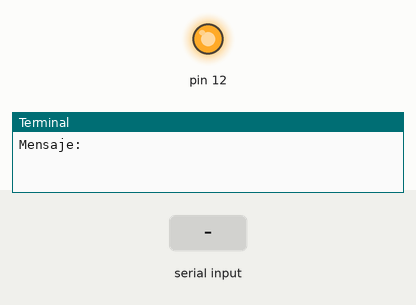
The program below on a simulated Raspberry Pi (header pin numbers). Parts: output pins drawn as LEDs (lit = HIGH), the last lines printed to the terminal. The inputs (shaded band) are chosen by the test bench.

Above: at 1.2 s.
1.3 s: "LOW" typed at the terminal, then Enter
At 2.7 s:
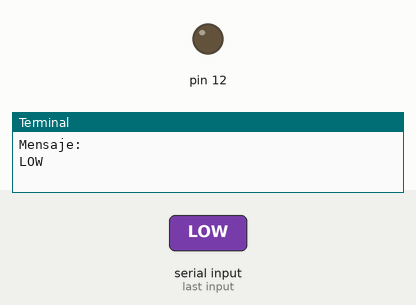
4.3 s: "HIGH" typed at the terminal, then Enter
At 8.5 s:
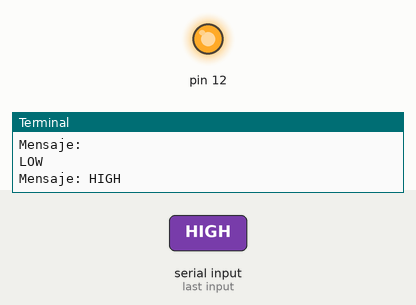
Timing chart, 0 to 10.0 s (numbered marks = the images above; inputs shaded):
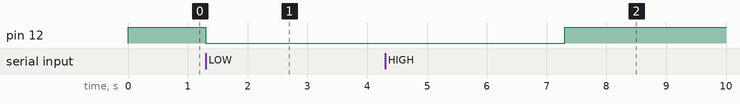

The program:

test.py
```python
#!/usr/bin/env python
import os
import serial
import time
import RPi.GPIO as GPIO

GPIO.setmode(GPIO.BOARD)
GPIO.setup(12, GPIO.OUT)

GPIO.output(12, GPIO.HIGH)

device_id = os.getenv('LOGNAME')
device_type = 'u'

ser = serial.Serial(
    port='/dev/ttyS0',
    baudrate = 9600,
    timeout=1,
)

while True:
    message = input("Mensaje: ")

    if message == 'HIGH':
        GPIO.output(12, GPIO.HIGH)
    elif message == 'LOW':
        GPIO.output(12, GPIO.LOW)
    ser.write( bytes( message, encoding='utf-8'))

    for i in range(0, 6):
        response = ser.readline()
        response = response.decode('utf-8')
        if len(response) > 1:
            print(response)
```

Measured:
- after the input at 1.3 s, pin 12: HIGH → LOW at once
- after the input at 4.3 s, pin 12: LOW → HIGH after 3.0 s
